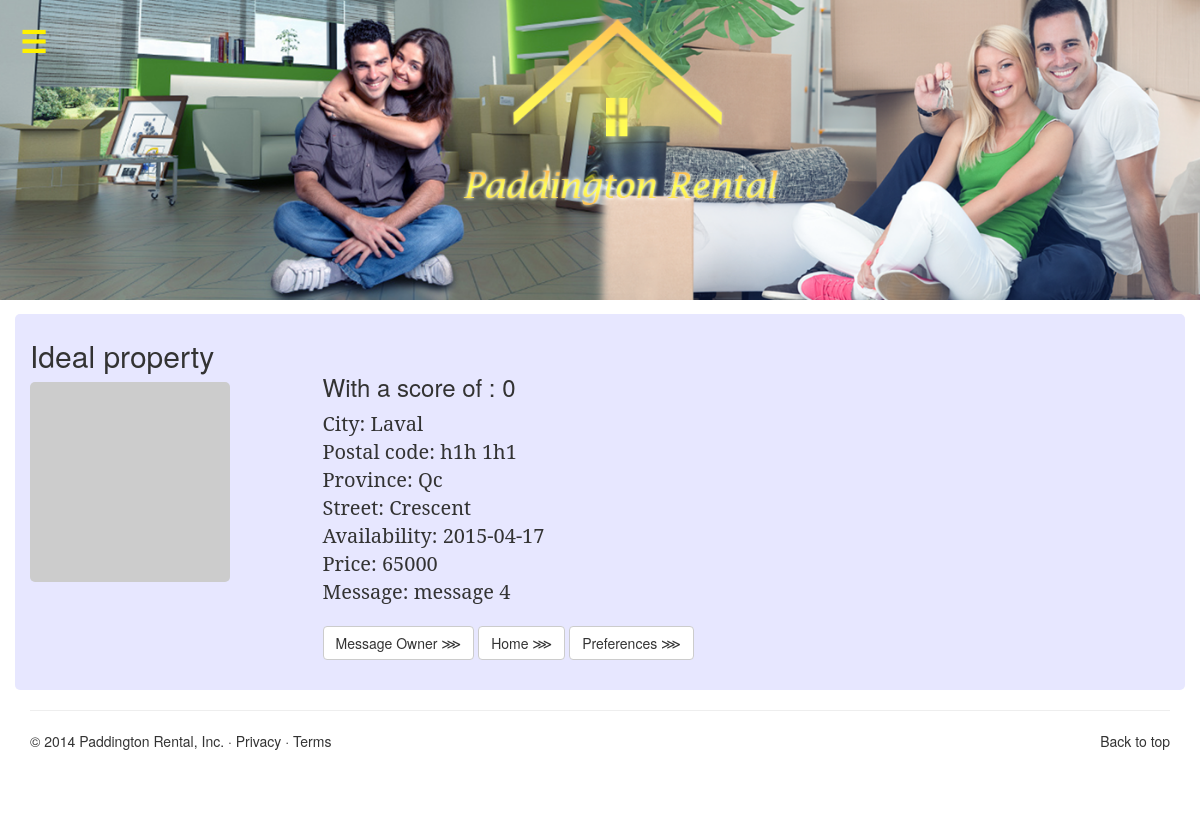
The app's page /matchowner.php, older data.
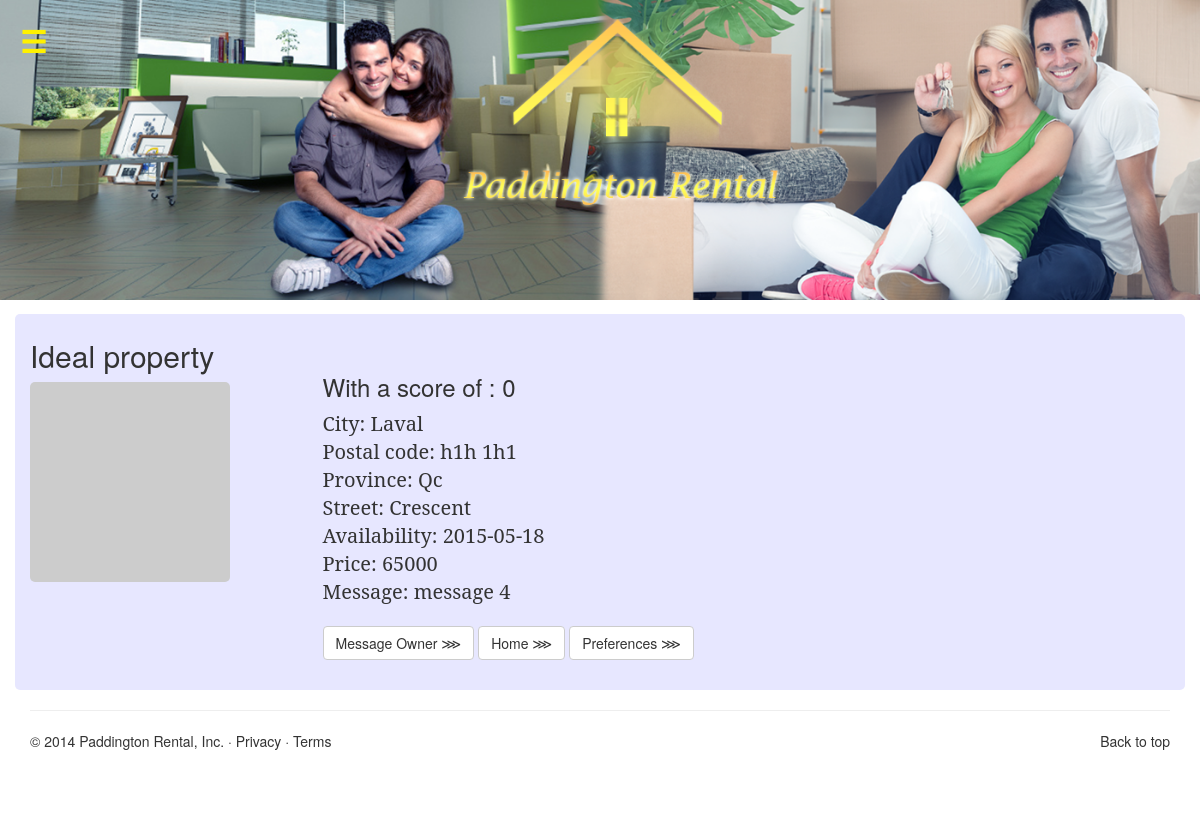
The same page, newer data.
### tables this page shows
CREATE TABLE oproperties(
title VARCHAR(30) not null,
street VARCHAR(50) not null,
city VARCHAR(15) not null,
province VARCHAR(15) not null,
postalcode VARCHAR(15) not null,
price MEDIUMINT UNSIGNED NOT NULL,
date_entered DATE not null,
message VARCHAR(300) NOT NULL,
log_in VARCHAR(15) not null UNIQUE KEY);

### objects.php (called while the page is built, shortened)
<?php
class owner {
	private $user='';
	function __construct($user,$score,$city,$province,$postalcode,$price,$date){
		$this->user=$user;
		$this->city=$city;
		$this->province=$province;
		$this->postalcode=$postalcode;
		$this->price=$price;
		$this->date=$date;
	}
	public function getScore($cityT,$provinceT,$postalcodeT,$priceT,$date_enteredT){
		$score=0;
		return $score;
	}
	function getUser(){
		return $this->user;
	}
}
 ?>

### matchowner.php (the view, shortened to what this page needs)
<!DOCTYPE php>
<html>
   <head>
      <link href="css/bootstrap.css" rel="stylesheet">
      <link rel="stylesheet" type="text/css" href="css/navbar.css">
      <link rel="stylesheet" type="text/css" href="css/main.css">
   </head>
   <body>
      <div class="page-wrap">
         <label for="sidebartoggler" class="toggle">☰</label>
         <div id="pagecontent">
            <div class="CoverImage FlexEmbed FlexEmbed--3by1">
            </div>
            <div class="container marketing">
               <?php
                  require_once('mysqli_connect.php');
                  require_once('objects.php');
                  $username= $_SESSION['user'];
                  $query= "SELECT  city,province,postalcode,price,date_entered FROM tpreferences WHERE log_in='$username'  ";
                  if (mysqli_query($dbc,$query)) {
                     $response= mysqli_query($dbc,$query);
                            } else {
                     echo "Error: "  . "<br/>" . mysqli_error($dbc);
                  }
                  $demand=mysqli_fetch_array($response);
                  $queryOwner= "SELECT  * FROM oproperties" ;
                  if (mysqli_query($dbc,$queryOwner)) {
                     $response= mysqli_query($dbc,$queryOwner);
                            } else {
                     echo "Error: "  . "<br/>" . mysqli_error($dbc);
                  }
                  $arrayOwner=array();
                  while ($ownerRow=mysqli_fetch_array($response)) {
                    $arrlength = count($arrayOwner);
                    $arrayOwner[$arrlength]= new owner($ownerRow['log_in'],0,$ownerRow['city'],$ownerRow['province'],$ownerRow['postalcode'],$ownerRow['price'],$ownerRow['date_entered']);
                     }
                    $highScore=0;
                    $finalUsername='';
                  foreach ($arrayOwner as $key) {
                            if ($key->getScore($demand['city'],$demand['province'],$demand['postalcode'],$demand['price'],$demand['date_entered'])>=$highScore) {
                               $highScore=$key->getScore($demand['city'],$demand['province'],$demand['postalcode'],$demand['price'],$demand['date_entered']);
                               $finalUsername=$key->getUser();
                            }
                          }
                          $finalQuery= "SELECT  * FROM oproperties WHERE log_in='$finalUsername' ";
                          if (mysqli_query($dbc,$finalQuery)) {
                           $finalResponse= mysqli_query($dbc,$finalQuery);
                           $demand=mysqli_fetch_array($finalResponse);
                           echo '<div class="row featurette">
                          <div class="col-md-3">
                             <a href="aProperties.php" >
                                <h2 style="margin-top:0px;"> Ideal property </h2>
                             </a>
                             <a href="aProperties.php" > <img class="featurette-image img-responsive" src="http://placeimg.com/200/200/arch" alt="Generic placeholder image" style="margin-bottom:10px;"></a>
                          </div>
                          <div class="col-md-9">
                             <br/>
                             <br/>
                             <br/>
                             <h3 style="margin-top:0px;">With a score of : ' . $highScore . '</h3>
                             <p class="lead">';
                                echo
                       'City: ' . $demand['city'] .  '<br/>' .
                       'Postal code: ' . $demand['postalcode'] . '<br/>' .
                       'Province: ' . $demand['province'] .   '<br/>' .
                       'Street: ' . $demand['street'] . '<br/>' .
                       'Availability: ' . $demand['date_entered'] . '<br/>' .
                       'Price: ' . $demand['price'] .   '<br/>' .
                       'Message: ' . $demand['message'] .  '<br/>'  ;
                             echo ' </p>
                             <p><a class="btn btn-default" href="aProperties.php" role="button">Message Owner ⋙</a>
                             <a class="btn btn-default" href="index.php" role="button">Home ⋙</a>
                             <a class="btn btn-default" href="tpreferences.php" role="button">Preferences ⋙</a></p>
                             <br/>
                          </div>
                       </div>
                       <hr class="featurette-divider">';
                          }
                  ?>
            </div>
         </div>
      </div>
   </body>
</html>

Row changes from the older to the newer data that the page shows:
changed oproperties "Laval": date_entered "2015-04-17" → "2015-05-18"
